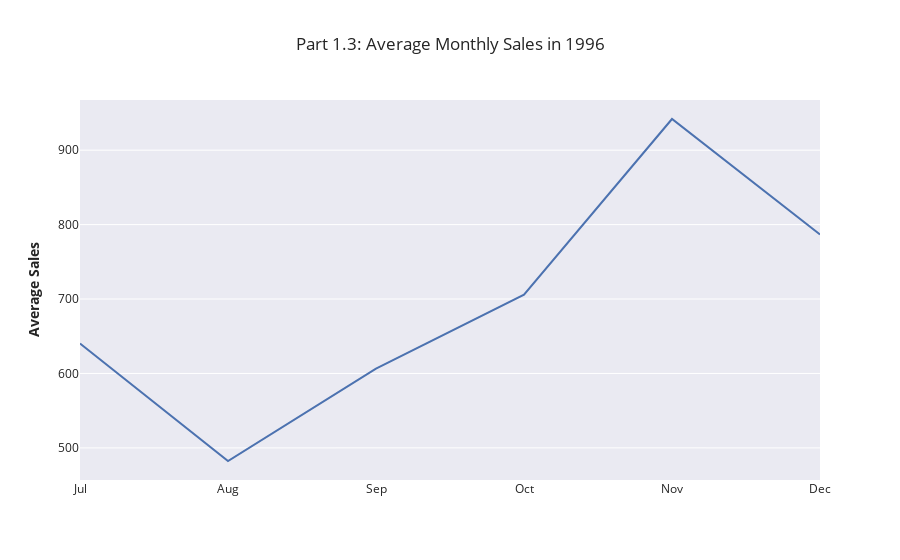

Notebook source saved alongside this figure:
### Markdown cell above
# Part 1.3

### Code cell
fig = px.line(df_1996_by_month,
            x='OrderMonth',
            y='Item Subtotal',
            template='seaborn',
            title='Part 1.3: Average Monthly Sales in 1996')

fig.update_xaxes(title_text='',
                showgrid=False)

fig.update_yaxes(showgrid=True,
                 title_text='<b>Average Sales<b>',
                dtick=100,
                tickformat='$,.f')

fig.show()

### Figure 1 — Plotly figure (JSON) as saved in the notebook; plotly's stock layout.template omitted (floating-point values rounded to 4 significant figures)
{"data": [{"hoverlabel": {"namelength": 0}, "hovertemplate": "OrderMonth=%{x}<br>Item Subtotal=%{y}", "legendgroup": "", "line": {"color": "rgb(76,114,176)", "dash": "solid"}, "mode": "lines", "name": "", "showlegend": false, "type": "scatter", "x": ["Jul", "Aug", "Sep", "Oct", "Nov", "Dec"], "xaxis": "x", "y": [640.3, 482.4, 606.4, 705.9, 941.9, 786.7], "yaxis": "y"}], "layout": {"legend": {"tracegroupgap": 0}, "title": {"text": "Part 1.3: Average Monthly Sales in 1996"}, "xaxis": {"anchor": "y", "domain": [0, 1], "showgrid": false, "title": {"text": ""}}, "yaxis": {"anchor": "x", "domain": [0, 1], "dtick": 100, "showgrid": true, "tickformat": "$,.f", "title": {"text": "<b>Average Sales<b>"}}}}
